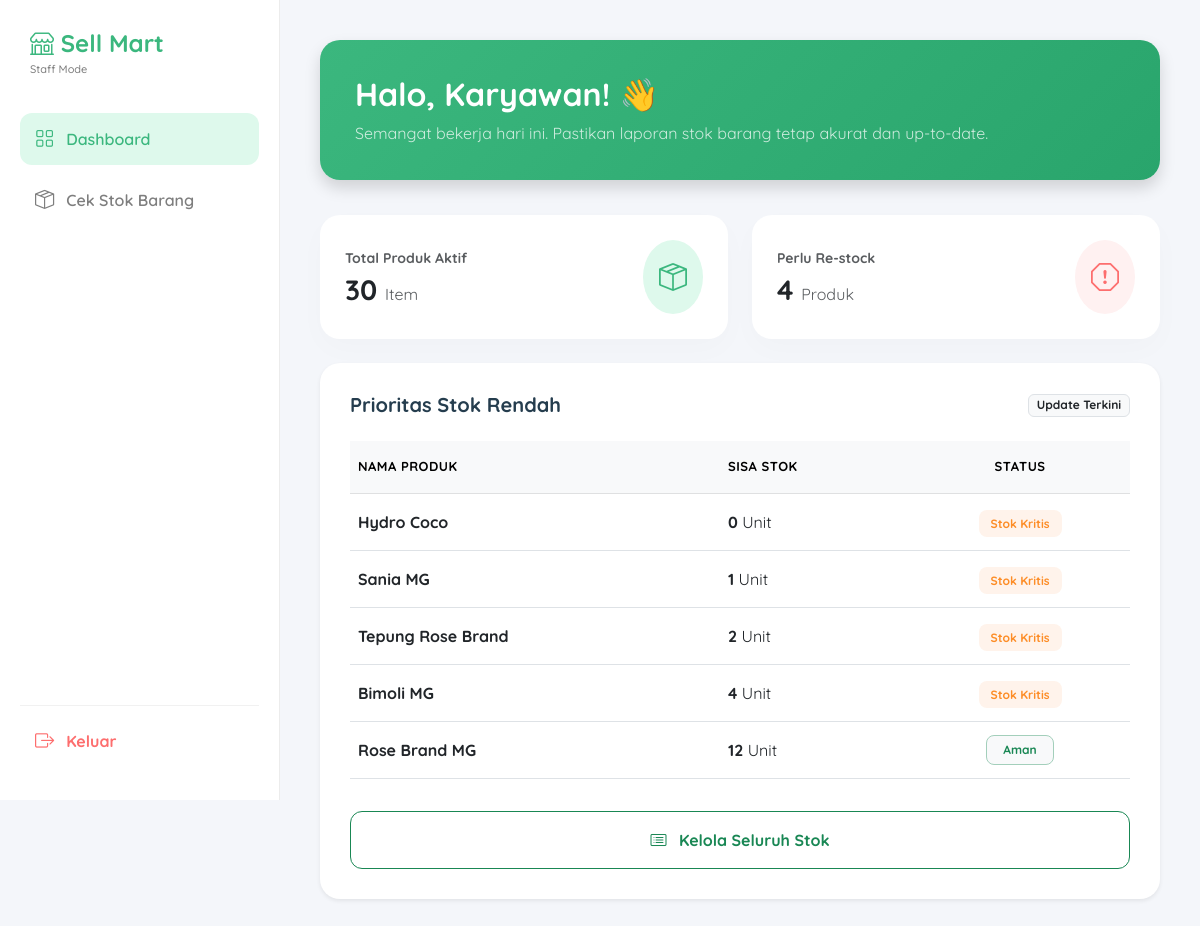
The app's page /dashboard_karyawan.php (signed in) with its own data.
### tables this page shows
CREATE TABLE `barang` (
  `id` int(11) NOT NULL,
  `nama_barang` varchar(255) NOT NULL,
  `jumlah` int(11) NOT NULL,
  `gambar` varchar(255) DEFAULT NULL
);

### dashboard_karyawan.php (the view, shortened to what this page needs)
<?php
include 'koneksi.php';
$query_jenis = mysqli_query($conn, "SELECT COUNT(*) as total FROM barang");
$data_jenis = mysqli_fetch_assoc($query_jenis);
$total_jenis = $data_jenis['total'];
$query_tipis = mysqli_query($conn, "SELECT COUNT(*) as total FROM barang WHERE jumlah < 5");
$data_tipis = mysqli_fetch_assoc($query_tipis);
$stok_tipis = $data_tipis['total'];
$stok_prioritas = mysqli_query($conn, "SELECT * FROM barang ORDER BY jumlah ASC LIMIT 5");
?>
<!DOCTYPE html>
<html lang="id">
<head>
    <link href="https://cdn.jsdelivr.net/npm/bootstrap@5.3.0/dist/css/bootstrap.min.css" rel="stylesheet">
    <link rel="stylesheet" href="https://cdn.jsdelivr.net/npm/bootstrap-icons@1.11.0/font/bootstrap-icons.css">
</head>
<body>
    <nav class="sidebar">
        <div class="sidebar-brand">
            <i class="bi bi-shop"></i> Sell Mart
            <small style="font-size: 11px; display:block; color: #7e7e7e; font-weight: 500;">Staff Mode</small>
        </div>
        <ul class="nav-menu">
            <li>
                <a href="dashboard_karyawan.php" class="nav-link active">
                    <i class="bi bi-grid"></i> Dashboard
                </a>
            </li>
            <li>
                <a href="karyawan_list.php" class="nav-link">
                    <i class="bi bi-box-seam"></i> Cek Stok Barang
                </a>
            </li>
        </ul>
        <a href="index.php" class="nav-link logout-link">
            <i class="bi bi-box-arrow-right"></i> Keluar
        </a>
    </nav>
    <main class="content">
        <div class="welcome-box shadow">
            <h2 class="fw-bold">Halo, <?= htmlspecialchars($_SESSION['nama'] ?? 'Karyawan'); ?>! 👋</h2>
            <p class="mb-0 opacity-75">Semangat bekerja hari ini. Pastikan laporan stok barang tetap akurat dan up-to-date.</p>
        </div>
        <div class="row g-4 mb-4">
            <div class="col-md-6">
                <div class="info-card d-flex align-items-center justify-content-between">
                    <div>
                        <p class="text-muted mb-1 fw-bold small uppercase">Total Produk Aktif</p>
                        <h3 class="fw-bold mb-0 text-dark"><?= $total_jenis; ?> <span class="fs-6 text-muted fw-normal">Item</span></h3>
                    </div>
                    <div class="p-3 rounded-circle" style="background: #DEF9EC; color: var(--primary);">
                        <i class="bi bi-box-seam fs-3"></i>
                    </div>
                </div>
            </div>
            <div class="col-md-6">
                <div class="info-card d-flex align-items-center justify-content-between">
                    <div>
                        <p class="text-muted mb-1 fw-bold small uppercase">Perlu Re-stock</p>
                        <h3 class="fw-bold mb-0 text-dark"><?= $stok_tipis; ?> <span class="fs-6 text-muted fw-normal">Produk</span></h3>
                    </div>
                    <div class="p-3 rounded-circle" style="background: #FFF1F1; color: var(--danger);">
                        <i class="bi bi-exclamation-octagon fs-3"></i>
                    </div>
                </div>
            </div>
        </div>
        <div class="table-container shadow-sm">
            <div class="d-flex justify-content-between align-items-center mb-4">
                <h5 class="fw-bold mb-0" style="color: var(--heading);">Prioritas Stok Rendah</h5>
                <span class="badge bg-light text-dark border fw-bold">Update Terkini</span>
            </div>
            <div class="table-responsive">
                <table class="table align-middle">
                    <thead class="table-light">
                        <tr style="font-size: 13px; text-transform: uppercase; letter-spacing: 0.5px;">
                            <th class="py-3">Nama Produk</th>
                            <th class="py-3">Sisa Stok</th>
                            <th class="py-3 text-center">Status</th>
                        </tr>
                    </thead>
                    <tbody>
                        <?php while($row = mysqli_fetch_assoc($stok_prioritas)) : ?>
                        <tr>
                            <td class="fw-bold text-dark py-3"><?= htmlspecialchars($row['nama_barang']); ?></td>
                            <td><span class="fw-bold"><?= $row['jumlah']; ?></span> Unit</td>
                            <td class="text-center">
                                <?php if($row['jumlah'] < 5): ?>
                                    <span class="badge-warning">Stok Kritis</span>
                                <?php else: ?>
                                    <span class="badge bg-light text-success border border-success-subtle px-3 py-2 rounded-3 small fw-bold">Aman</span>
                                <?php endif; ?>
                            </td>
                        </tr>
                        <?php endwhile; ?>
                    </tbody>
                </table>
            </div>
            <a href="karyawan_list.php" class="btn btn-outline-success w-100 mt-3 fw-bold py-3" style="border-radius: 12px;">
                <i class="bi bi-card-list me-2"></i> Kelola Seluruh Stok
            </a>
        </div>
    </main>
</body>
</html>

### dashboard_karyawan.php (style rules this page uses)
:root { --primary: #3BB77E; --warning: #FDC040; --heading: #253D4E; --text: #7E7E7E; --bg-body: #F4F6FA; --danger: #FD6E6E; }
body { font-family: 'Quicksand', sans-serif; background-color: var(--bg-body); margin: 0; display: flex; min-height: 100vh; }
.sidebar { width: 280px; background-color: #fff; height: 100vh; position: fixed; padding: 25px 20px; border-right: 1px solid #ececec; display: flex; flex-direction: column; z-index: 100; }
.sidebar-brand { font-size: 24px; font-weight: 700; color: var(--primary); margin-bottom: 35px; padding: 0 10px; }
.nav-menu { list-style: none; padding: 0; margin: 0; flex-grow: 1; }
.nav-link { display: flex; align-items: center; padding: 12px 15px; color: var(--text); text-decoration: none; font-weight: 600; border-radius: 12px; margin-bottom: 8px; transition: 0.3s; }
.nav-link:hover, .nav-link.active { background-color: #DEF9EC; color: var(--primary); }
.nav-link i { margin-right: 12px; font-size: 1.2rem; }
.logout-link { color: var(--danger) !important; font-weight: 700; margin-top: auto; border-top: 1px solid #f1f1f1; padding-top: 20px; border-radius: 0; }
.content { margin-left: 280px; padding: 40px; width: 100%; }
.welcome-box { background: linear-gradient(135deg, var(--primary), #29A56C); border-radius: 20px; padding: 35px; color: white; margin-bottom: 35px; box-shadow: 0 10px 20px rgba(59, 183, 126, 0.2); }
.info-card { background: white; border-radius: 20px; padding: 25px; border: none; box-shadow: 0 10px 30px rgba(0,0,0,0.02); transition: 0.3s; }
.badge-warning { background: #FFF3EB; color: #FD8D27; padding: 6px 12px; border-radius: 8px; font-size: 12px; font-weight: 700; }
.table-container { background: white; border-radius: 20px; padding: 30px; box-shadow: 0 10px 30px rgba(0,0,0,0.02); }

### records on screen
barang: nama_barang "Hydro Coco", jumlah "0", shows "Stok Kritis"
barang: nama_barang "Sania MG", jumlah "1", shows "Stok Kritis"
barang: nama_barang "Tepung Rose Brand", jumlah "2", shows "Stok Kritis"
barang: nama_barang "Bimoli MG", jumlah "4", shows "Stok Kritis"
barang: nama_barang "Rose Brand MG", jumlah "12", shows "Aman"

### other values on screen
$_SESSION['nama'] "Karyawan"
$total_jenis "30"
$stok_tipis "4"
